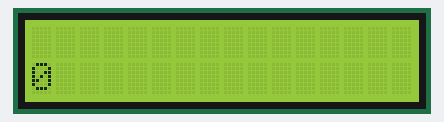
This sketch was run on a simulated Arduino Uno, built with avr-gcc and run on an emulated ATmega328P. Parts: 16×2 character LCD.

Above: at 0.07 s.
At 5.02 s:
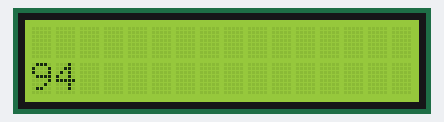
At 9.99 s:
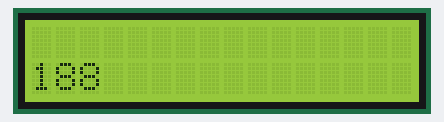
At 19.93 s:
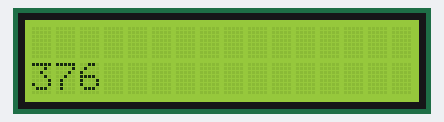
At 29.87 s:
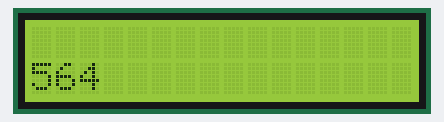
At 39.92 s:
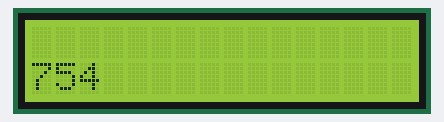

The sketch:

lcdDisplay.ino
```cpp
#include <LiquidCrystal.h>
int rs = 7;
int en = 8;
int d4 = 9;
int d5 = 10;
int d6 = 11;
int d7 = 12;

int j = 0;
LiquidCrystal lcd(rs, en, d4, d5, d6, d7);

void setup() {
  // put your setup code here, to run once:
  lcd.begin (16, 2);

}

void loop() {
  // put your main code here, to run repeatedly:

  if (j == j + 1) {
    lcd.setCursor (0, 0);
    lcd.print ("Watch me count");
  }

  lcd.setCursor(0, 1);
  lcd.print (j);
  delay(50);
  lcd.clear();

  j = j + 1;

}
```
